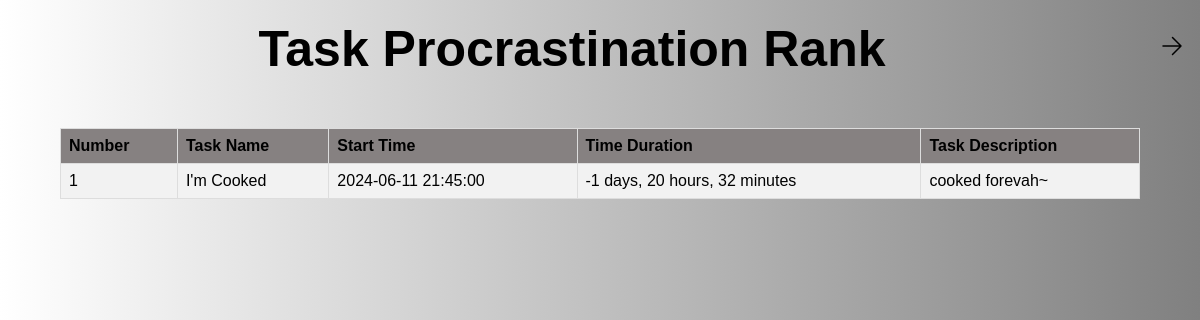
The app's page /rank with its own data.
### test.py (models this page shows)
class Task(db.Model):
    id = db.Column(db.Integer, primary_key=True)
    task_name = db.Column(db.String(150), nullable=False)
    task_description = db.Column(db.Text, nullable=False)
    task_date = db.Column(db.DateTime, nullable=False, default=datetime.utcnow)
    completion_time = db.Column(db.DateTime, nullable=True)

### test.py (the view)
@app.route('/rank')
def rank():
    tasks = Task.query.all()
    sorted_tasks = []
    for task in tasks:
        if task.completion_time is not None:
            procrastination_level = task.completion_time - task.task_date
            sorted_tasks.append((task, procrastination_level))
    sorted_tasks.sort(key=lambda x: x[1], reverse=True)
    return render_template('rank.html', tasks=sorted_tasks)

### templates/rank.html (shortened to what this page needs)
<!DOCTYPE html>
<html>
<head>
    <link rel="stylesheet" href="{{ url_for('static', filename='css/rank.css') }}">
</head>
<body>
    <header>
        <nav>
            <ul>
                <li style="float:right; list-style-type: none;">
                    <a href="{{ url_for('homepage') }}">
                        <svg width="24px" height="24px" viewBox="0 0 24 24" stroke-width="1.5" fill="none" xmlns="http://www.w3.org/2000/svg" color="#000000">
                            <path d="M3 12L21 12M21 12L12.5 3.5M21 12L12.5 20.5" stroke="#000000" stroke-width="1.5" stroke-linecap="round" stroke-linejoin="round"></path>
                        </svg>
                    </a>
                </li>
            </ul>
        </nav>
    </header>
    <h1>Task Procrastination Rank</h1>
    <table border="1">
        <tr>
            <th>Number</th>
            <th>Task Name</th>
            <th>Start Time</th>
            <th>Time Duration</th>
            <th>Task Description</th>
        </tr>
        {% for task, procrastination_level in tasks %}
        <tr>
            <td>{{ loop.index }}</td>
            <td>{{ task.task_name }}</td>
            <td>{{ task.task_date.strftime('%Y-%m-%d %H:%M:%S') }}</td>
            <td>{{ procrastination_level.days }} days, {{ procrastination_level.seconds // 3600 }} hours, {{ (procrastination_level.seconds // 60) % 60 }} minutes</td>
            <td>{{ task.task_description }}</td>
        </tr>
        {% endfor %}
    </table>
</body>
</html>

### static/css/rank.css (style rules this page uses)
body { font-family: Arial, sans-serif; margin: 0; padding: 0; background-image: linear-gradient(to right, white, grey); }
h1 { font-size: 50px; text-align: center; margin-top: 20px; margin-bottom: 50px; }
table { width: 90%; border-collapse: collapse; margin: 0 auto; }
th, td { border: 1px solid #ddd; padding: 8px; text-align: left; }
th { background-color: #868181; }
tr:nth-child(even) { background-color: #f2f2f2; }
tr:nth-child(odd) { background-color: white; }
li { float: left; }
li a { display: block; color: rgb(0, 0, 0); text-align: center; padding: 14px 16px; text-decoration: none; }

### records on screen
Task: task_name "I'm Cooked", task_date "2024-06-11 21:45:00", days "-1", seconds "20", seconds "32", task_description "cooked forevah~"
